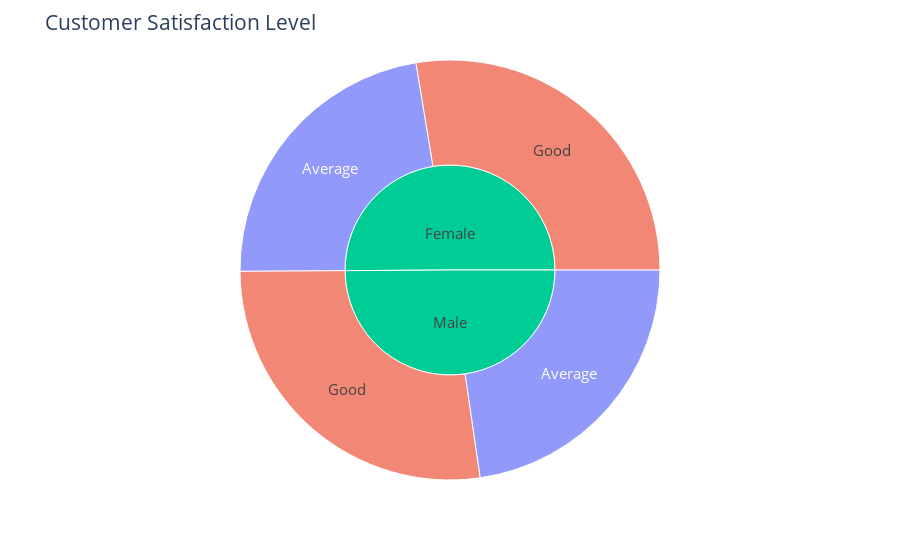

The notebook cell this image was saved under:
### Code cell
# Dataviz - Sunburstchart
# Customer Satisfaction

fig = px.sunburst(graph6, path=['Gender', 'Satisfaction'], 
                values='Rating', color='Satisfaction')

fig.update_layout(
    title="Customer Satisfaction Level",
    font=dict(size=15)
)

fig.show()

### Figure 1 — Plotly figure (JSON) as saved in the notebook; plotly's stock layout.template omitted (floating-point values rounded to 4 significant figures)
{"data": [{"branchvalues": "total", "customdata": [["Average"], ["Good"], ["Average"], ["Good"], ["(?)"], ["(?)"]], "domain": {"x": [0, 1], "y": [0, 1]}, "hovertemplate": "labels=%{label}<br>Rating=%{value}<br>parent=%{parent}<br>id=%{id}<br>Satisfaction=%{customdata[0]}<extra></extra>", "ids": ["Female/Average", "Female/Good", "Male/Average", "Male/Good", "Female", "Male"], "labels": ["Average", "Good", "Average", "Good", "Female", "Male"], "marker": {"colors": ["#636efa", "#EF553B", "#636efa", "#EF553B", "#00cc96", "#00cc96"]}, "name": "", "parents": ["Female", "Female", "Male", "Male", "", ""], "type": "sunburst", "values": [225, 276, 227, 272, 501, 499]}], "layout": {"font": {"size": 15}, "legend": {"tracegroupgap": 0}, "margin": {"t": 60}, "title": {"text": "Customer Satisfaction Level"}}}
